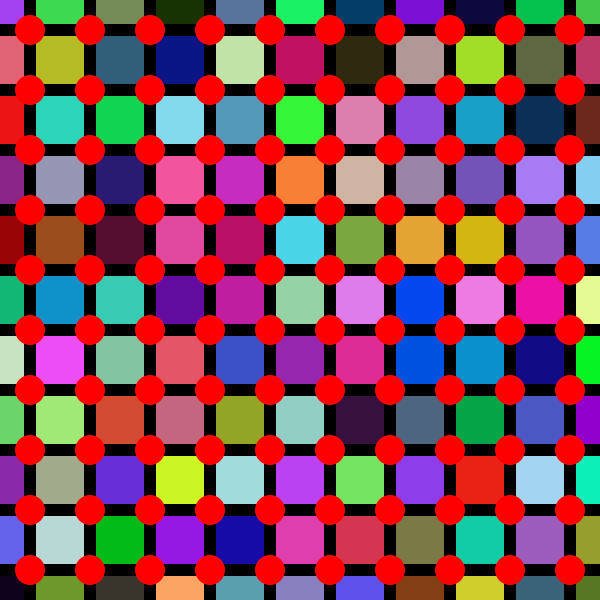
Frame 1 (no input)
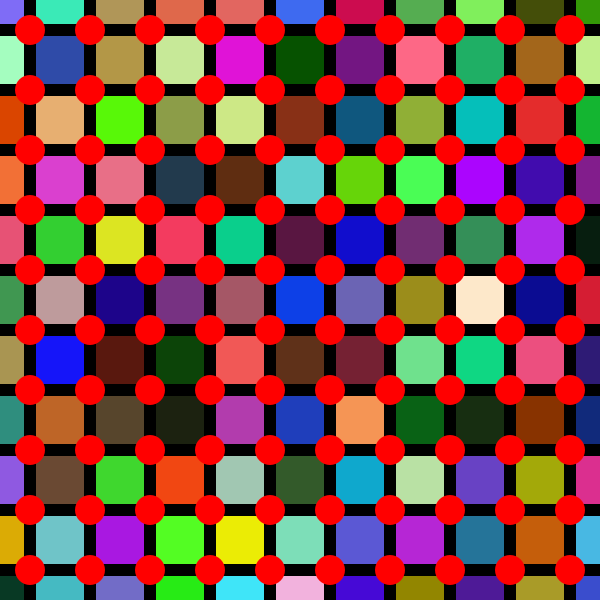
Frame 60 (the mouse pressed at the canvas centre just before this capture)
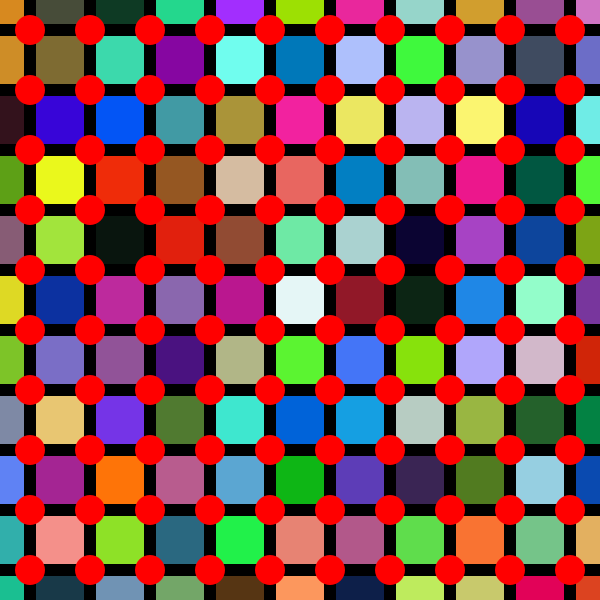
Frame 120 (the mouse held since frame 60 and released just before this capture)

The Processing sketch that drew these frames (run headless with seeded random() and noise(); from frame 60 on, the mouse is pressed at the canvas centre):

// Processing sketch: p05_demo5
// ── p05_demo5.pde
void setup()
{
  size(600, 600);
  smooth();
  background(0);
  rectMode(CENTER);
}


void draw()
{
  float x, y;
  
  int nx = 10;
  int ny = 10;
  float sx = width / nx;
  float sy = height / ny;
  
  background(0);
  
  for(int j=0; j<=ny; j++)
  {
    for(int i=0; i<=nx; i++)
    {
      x = i * sx;
      y = j * sy;  
    
      noStroke();
      fill(random(255), random(255), random(255));
      rect(x, y, sx*0.8, sy*0.8);
      
      x = i * sx - sx/2;
      y = j * sy - sy/2;
      fill(255, 0, 0);
      ellipse(x, y, 30, 30);
    }
  }
}
